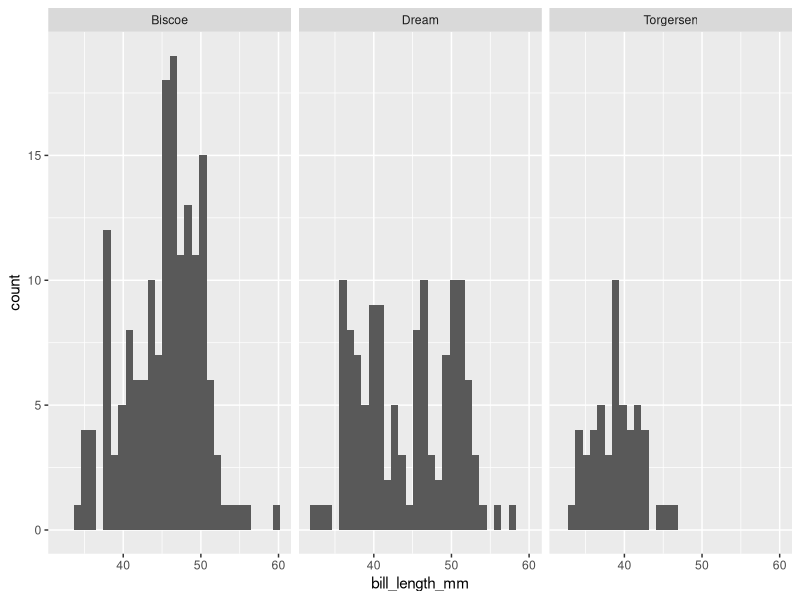
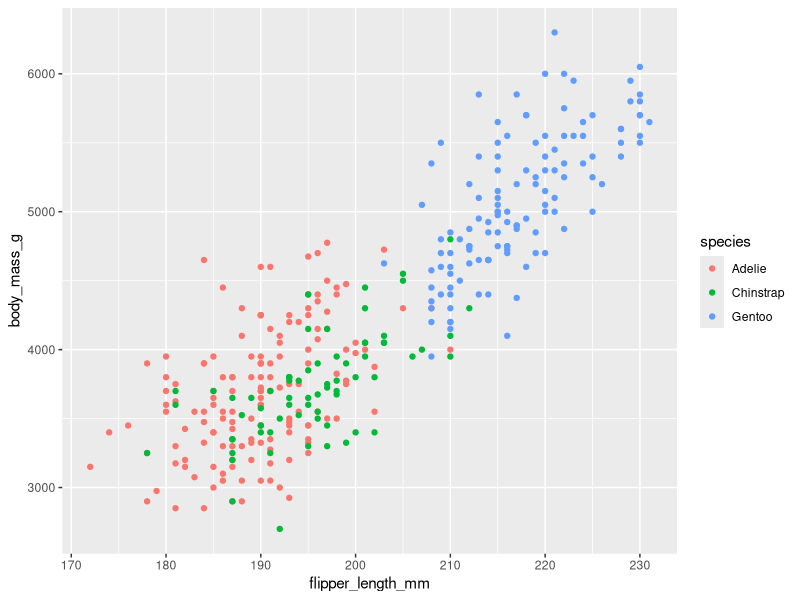
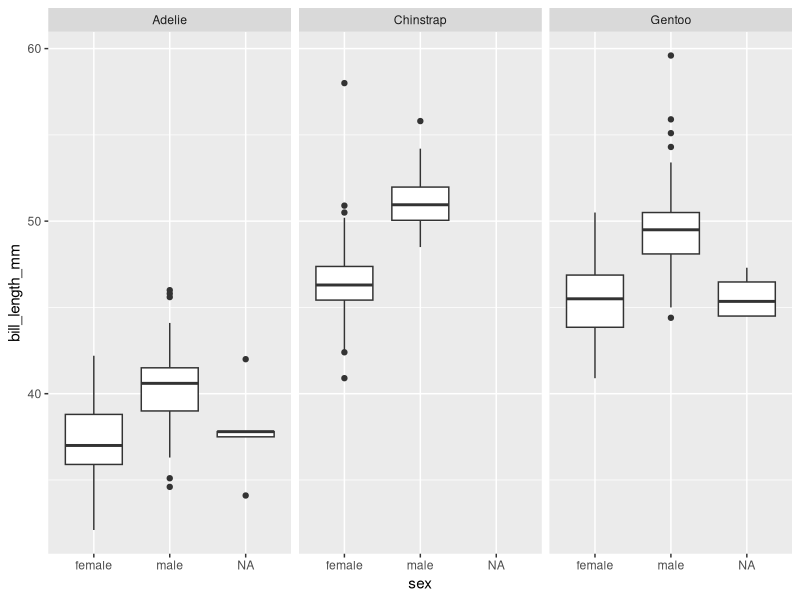

Here is the R script that generated these plots, in order:
## ---- chunk 1
knitr::opts_chunk$set(echo = TRUE)
library(palmerpenguins)
library(tidyverse)
## ---- chunk 2
ggplot(data = penguins) + geom_histogram(mapping = aes(x = bill_length_mm)) + facet_wrap("island")
## ---- chunk 3
ggplot(data = penguins) + 
  geom_point(mapping = aes(x = flipper_length_mm, y = body_mass_g, color = species)) 
## ---- chunk 4
ggplot(data = penguins) + geom_boxplot(aes(x=sex, y=bill_length_mm)) +facet_wrap("species")

